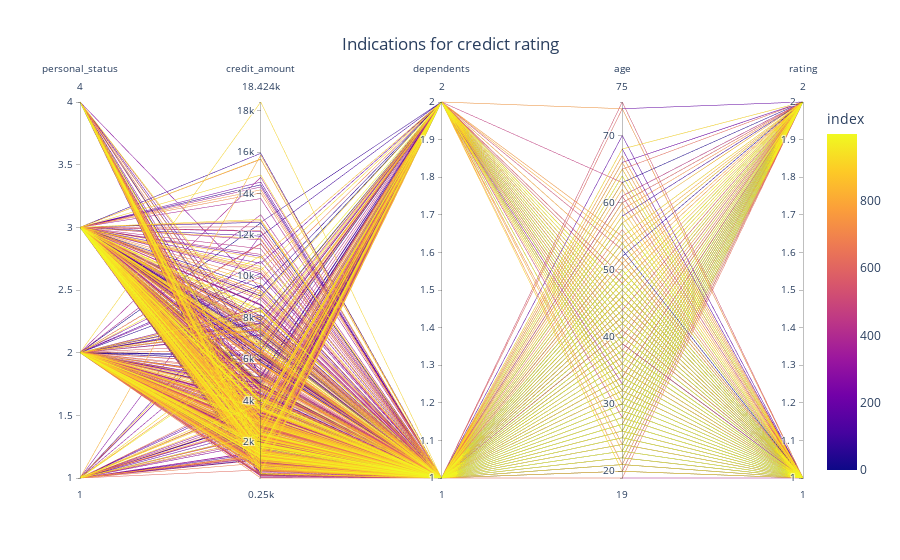

Notebook code cell kept with this figure:
### Code cell
# Choose the data for visulisation
df_plot = df[['personal_status', 'credit_amount', 'dependents', 'age', 'rating']]
# Create a Parallel Coordinates Plot'
fig = px.parallel_coordinates(
    df_plot,
    dimensions=['personal_status', 'credit_amount', 'dependents', 'age', 'rating'],
    color=df.index,
    labels={'personal_status', 'credit_amount', 'dependents', 'age', 'rating'})

# Customize the plot layout
fig.update_layout(
    title='Indications for credict rating',
    title_x=0.5,  
    margin=dict(t=100),  
)

fig.show()

### Figure 1 — Plotly figure (JSON) as saved in the notebook; plotly's stock layout.template omitted (floating-point values rounded to 4 significant figures; data arrays with more than 128 entries replaced by an {"elided": "..."} marker saying what was removed)
{"data": [{"dimensions": [{"label": "personal_status", "values": {"elided": "1000 int values"}}, {"label": "credit_amount", "values": {"elided": "1000 int values"}}, {"label": "dependents", "values": {"elided": "1000 int values"}}, {"label": "age", "values": {"elided": "1000 int values"}}, {"label": "rating", "values": {"elided": "1000 int values"}}], "domain": {"x": [0, 1], "y": [0, 1]}, "line": {"color": {"elided": "1000 int values"}, "coloraxis": "coloraxis"}, "name": "", "type": "parcoords"}], "layout": {"coloraxis": {"colorbar": {"title": {"text": "index"}}, "colorscale": [[0, "#0d0887"], [0.1111, "#46039f"], [0.2222, "#7201a8"], [0.3333, "#9c179e"], [0.4444, "#bd3786"], [0.5556, "#d8576b"], [0.6667, "#ed7953"], [0.7778, "#fb9f3a"], [0.8889, "#fdca26"], [1, "#f0f921"]]}, "legend": {"tracegroupgap": 0}, "margin": {"t": 100}, "title": {"text": "Indications for credict rating", "x": 0.5}}}
